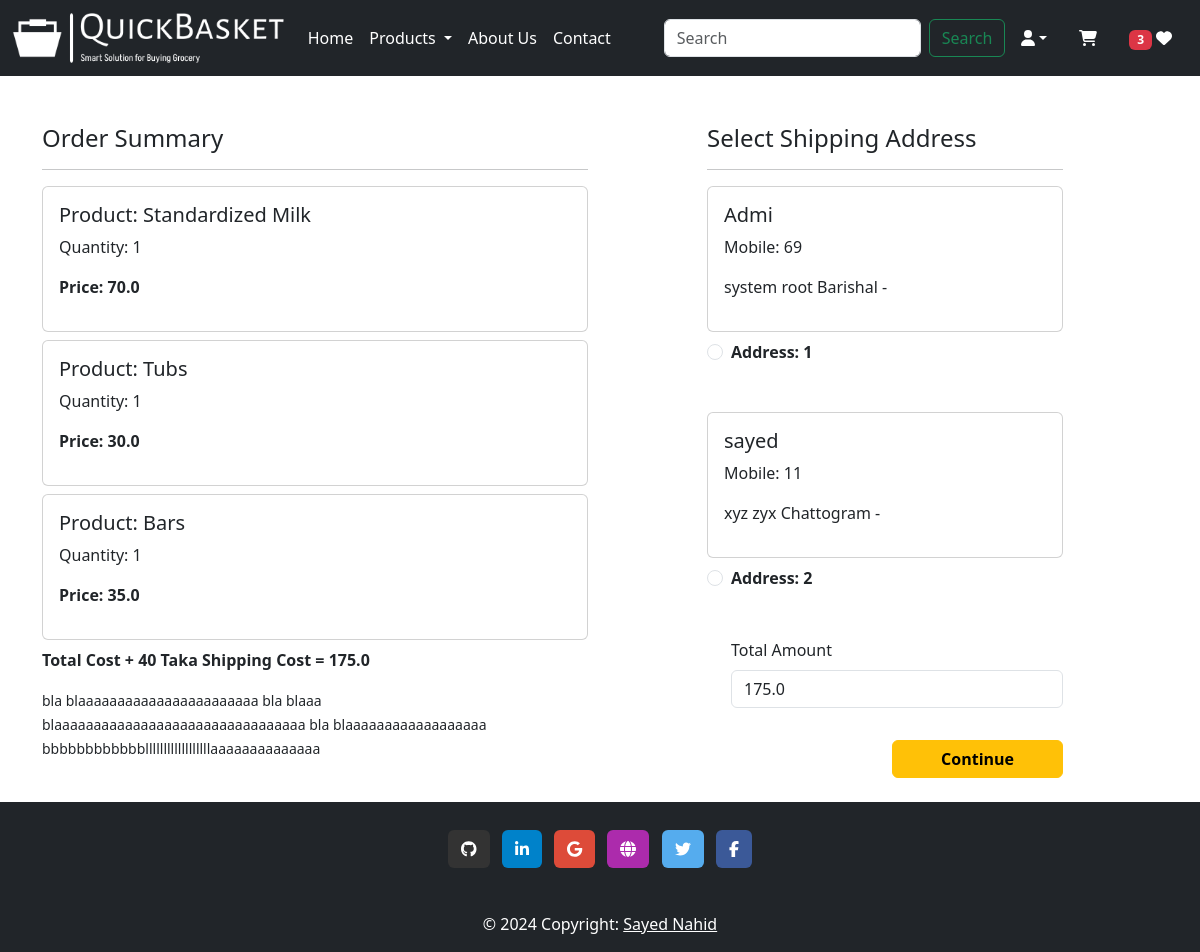
Before: /checkout/ (signed in) with the older database file.
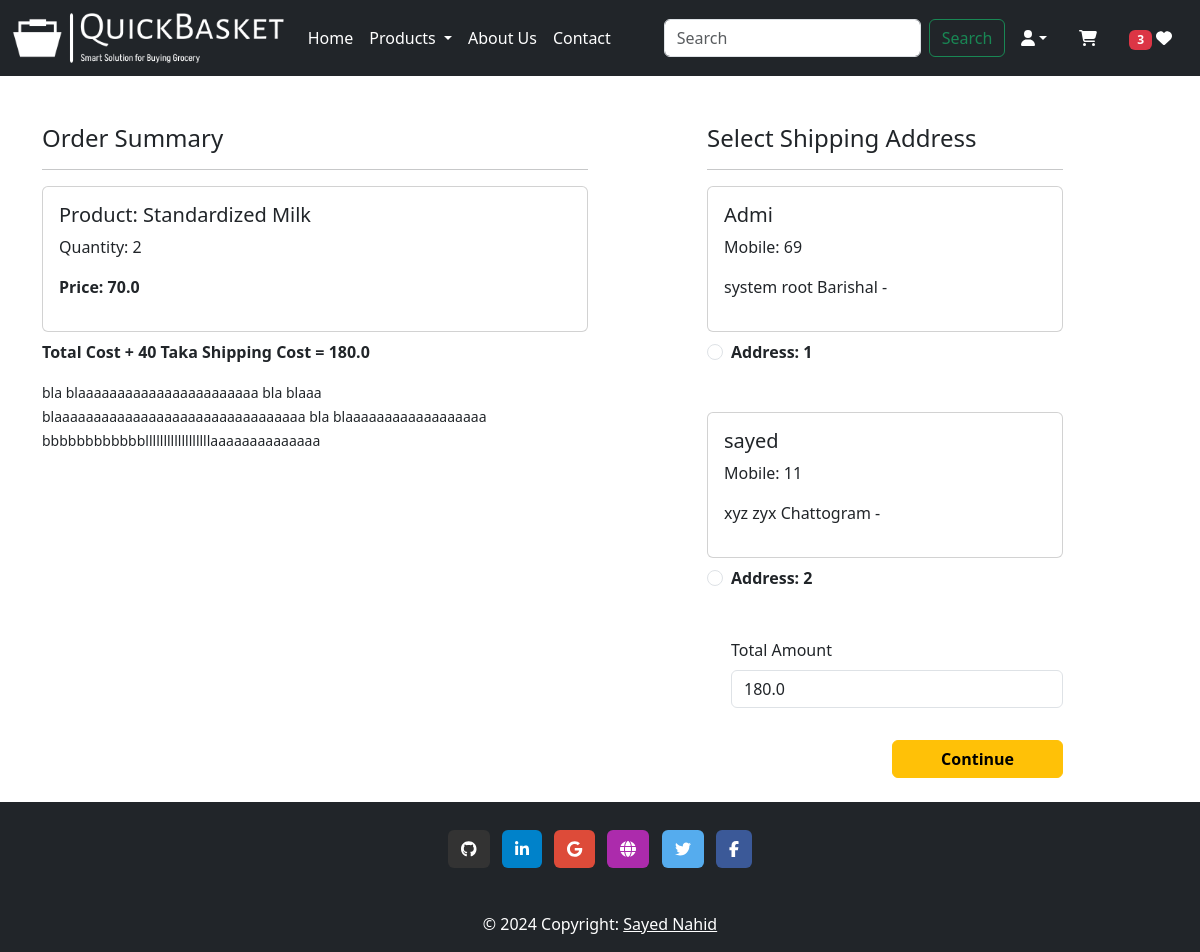
After: the same page with the newer database file.
### myapp/models.py (models this page shows, shortened)
class Cart(models.Model):
    user = models.ForeignKey(User, on_delete=models.CASCADE)
    product = models.ForeignKey(Product, on_delete=models.CASCADE)
    quantity = models.PositiveIntegerField(default=1)

class Product(models.Model):
    title = models.CharField(max_length=100)
    selling_price = models.FloatField()
    discounted_price = models.FloatField()
    description = models.TextField()
    composition = models.TextField(default='')
    prodapp = models.TextField(default='')
    category = models.CharField(choices=CATEGORY_CHOICES, max_length=2)
    product_image = models.ImageField(upload_to='product')

class Customer(models.Model):
    user = models.ForeignKey(User, on_delete=models.CASCADE)
    name = models.CharField(max_length=200)
    locality = models.CharField(max_length=200)
    city = models.CharField(max_length=50)
    mobile = models.IntegerField(default=0)
    zipcode = models.IntegerField()
    division = models.CharField(choices=DIV_CHOICES, max_length=100)

### myapp/views.py (the view)
# urls.py: path('checkout/', views.checkout.as_view(), name="checkout"),
@method_decorator(login_required, name='dispatch')
class checkout(View):
    def get(self, request):
        user = request.user
        add = Customer.objects.filter(user=user)
        cart_items=Cart.objects.filter(user=user)
        wishitem=0
        if request.user.is_authenticated:
            wishitem = len(Wishlist.objects.filter(user=request.user))
        finalamount = 0
        for item in cart_items:
            val = item.product.discounted_price * item.quantity
            finalamount += val
        totalamount = finalamount + 40
        return render(request, 'app/checkout.html', locals())

### myapp/templates/app/checkout.html (shortened to what this page needs)
{% extends "app/base.html" %}
{% load static %}
{% block main.content %}
<div class="container">
    <div class="row mt-5">
        <div class="col-sm-6">
            <h4>Order Summary</h4>
            <hr>
            {% for item in cart_items %}
                <div class="card mb-2">
                    <div class="card-body">
                        <h5>Product: {{item.product.title}}</h5>
                        <p>Quantity: {{item.quantity}}</p>
                        <p class="fw-bold">Price: {{item.product.discounted_price}}</p>
                    </div>
                </div>
            {% endfor %}
            <p class="fw-bold">Total Cost + 40 Taka Shipping Cost = {{totalamount}}</p>
            <small>bla blaaaaaaaaaaaaaaaaaaaaaaa bla blaaa blaaaaaaaaaaaaaaaaaaaaaaaaaaaaaaaa bla blaaaaaaaaaaaaaaaaaa bbbbbbbbbbbbllllllllllllllllllaaaaaaaaaaaaaa</small>
        </div>
        <div class="col-sm-4 offset-sm-1">
            <h4>Select Shipping Address</h4>
            <hr>
            <form method="POST" id="myform">
                {% for ad in add %}
                    <div class="card">
                        <div class="card-body">
                            <h5>{{ad.name}}</h5>
                            <p>Mobile: {{ad.mobile}}</p>
                            <p>{{ad.locality}} {{ad.city}} {{ad.division}} - {{add.zipcode}}</p>
                        </div>
                    </div>
                    <div class="form-check mt-2 mb-5">
                        <input class="form-check-input" type="radio" name="custid" id="custadd{{forloop.counter}}" value="{{ad.id}}">
                        <label class="form-check-label fw-bold" for="custadd{{forloop.counter}}">Address: {{forloop.counter}}</label>
                    </div>
                {% endfor %}
                <div class="form-check mb-3">
                    <label for="totamount" class="form-label">Total Amount</label>
                    <input type="number" class="form-control" name="totamount" value={{totalamount}} readonly>
                </div>
                <div class="text-end">
                    <button type="submit" class="btn btn-warning mt-3 px-5 fw-bold">Continue</button>
                </div>
            </form>
        </div>
    </div>
</div>
<br>
{% endblock main.content %}

Changed rows visible on the page:
removed Cart: product "Tubs", quantity "1", product.discounted_price "30.0"
removed Cart: product "Bars", quantity "1", product.discounted_price "35.0"
changed Cart "Standardized Milk": quantity "1" → "2"
Other visible differences:
{{ totalamount }}: "175.0" → "180.0"
form field totamount: "175.0" → "180.0"
